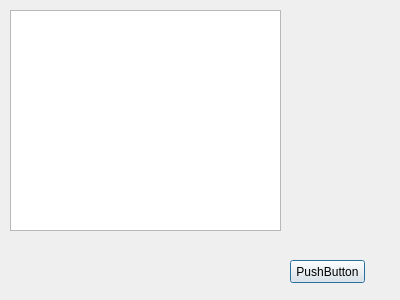
<?xml version="1.0" encoding="UTF-8"?>
<ui version="4.0">
 <class>Dialog</class>
 <widget class="QDialog" name="Dialog">
  <property name="geometry">
   <rect>
    <x>0</x>
    <y>0</y>
    <width>400</width>
    <height>300</height>
   </rect>
  </property>
  <property name="windowTitle">
   <string>Dialog</string>
  </property>
  <widget class="QPlainTextEdit" name="plainTextEdit">
   <property name="geometry">
    <rect>
     <x>10</x>
     <y>10</y>
     <width>271</width>
     <height>221</height>
    </rect>
   </property>
  </widget>
  <widget class="QPushButton" name="pushButton">
   <property name="geometry">
    <rect>
     <x>290</x>
     <y>260</y>
     <width>75</width>
     <height>23</height>
    </rect>
   </property>
   <property name="text">
    <string>PushButton</string>
   </property>
  </widget>
 </widget>
 <resources/>
 <connections/>
</ui>
